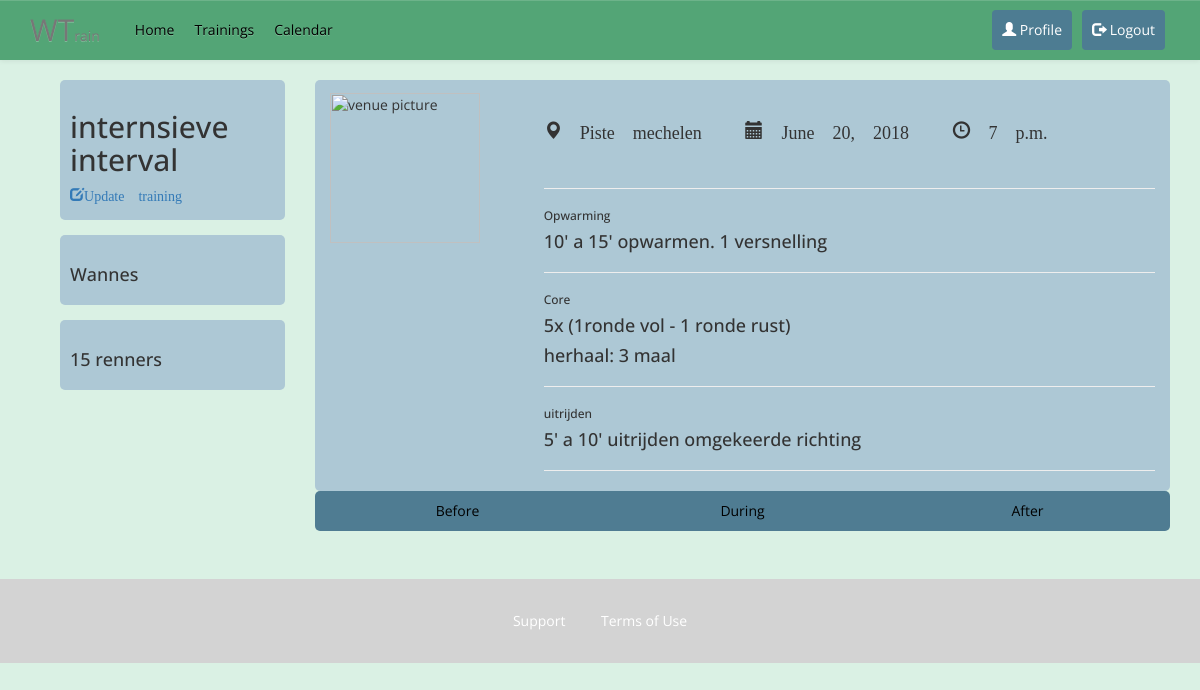
Screenshot of /training-detail/10/ (signed in) with the database file from the repository.
### home/models.py (models this page shows, shortened)
class Training(models.Model):
    name = models.CharField(max_length=60, default='AddName')
    date = models.DateField((u"Date"), default=datetime.date.today, blank=True)
    start_time = models.TimeField((u"Start Time"), blank=True, null=True)
    location = models.ForeignKey(Location, on_delete=models.CASCADE,)
    trainers = models.ManyToManyField(Trainer, blank=True)
    riders = models.ManyToManyField(Rider, blank=True)
    program = models.ForeignKey(Training_program, on_delete=models.CASCADE, blank=True, null=True)
    warm_up = models.ForeignKey(Warm_up, on_delete=models.CASCADE, blank=True, null=True)
    core = models.ForeignKey(Core, on_delete=models.CASCADE, blank=True, null=True)
    cool_down = models.ForeignKey(Cool_down, on_delete=models.CASCADE, blank=True, null=True)
    class Meta:
        ordering = ['name']

class Location(models.Model):
    name = models.CharField(max_length=30)
    address = models.CharField(max_length=50)
    city = models.CharField(max_length=60)
    state_province = models.CharField(max_length=30, blank=True)
    country = models.CharField(max_length=50)
    def __str__(self):
        return self.name
    class Meta:
        ordering = ['name']

class Warm_up(models.Model):
    name = models.CharField(max_length=50, blank=True, null=True)
    content = models.TextField(max_length=200, blank=True)
    content_repeat = models.IntegerField(default=1)

class Core(models.Model):
    name = models.CharField(max_length=50, blank=True, null=True)
    content_1 = models.TextField(max_length=1000, blank=True)
    content_1_repeat = models.IntegerField(default=1, verbose_name="aantal keer")
    content_2 = models.TextField(max_length=1000, blank=True)
    content_2_repeat = models.IntegerField(default=1, verbose_name="aantal keer")

class Cool_down(models.Model):
    name = models.CharField(max_length=50, blank=True, null=True)
    content = models.TextField(max_length=200, blank=True)
    content_repeat = models.IntegerField(default=1)

### home/views.py (the view)
# urls.py: url(r'^training-detail/(?P<training_id>\d+)/$', views.display_training),
@login_required
def display_training(request, training_id):
    training = get_object_or_404(Training, pk=training_id)
    return render(request, 'home/view_training.html', {'training': training})

### home/templates/home/view_training.html (shortened to what this page needs)
{% extends "home/base.html" %}
{% load static %}
{% block content %}
<div class="container">
    <div class="col-md-3">
        <div class="side-nav">
            <h2>{{ training.name }}</h2>
            <p><a href="/training-detail/{{ training.id }}/update/"><span class="glyphicon glyphicon-edit">Update training</span></a></p>
        </div>
        <div class="side-nav">
            <h4>Wannes</h4>
        </div>
        <div class="side-nav">
            <h4>15 renners</h4>
        </div>
    </div>
    <div class="col-md-9">
    <div class="row profile-content">
        <div class="col-md-2" id="profile-picture">
            <img src="https://i.imgur.com/oKupqs3.png" alt="venue picture" height="150px" width="" margin-top="10px"/>
        </div>
        <div class="col-md-9 col-md-offset-1">
            <div class="training-meta">
                <h4 class="glyphicon glyphicon-map-marker padding-right-40" aria-hidden="true"> {{ training.location }}  </h4>
                <h4 class="glyphicon glyphicon-calendar padding-right-40" aria-hidden="true"> {{ training.date }}  </h4>
                <h4 class="glyphicon glyphicon-time" aria-hidden="true"> {{ training.start_time }}</h4>
            </div>
            <hr>
            <h6 class="gray">Opwarming</h6>
            <h4>{{ training.warm_up.content }}</h4>
            <hr>
            <h6 class="gray">Core</h6>
            <h4>{{ training.core.content_1 }}</h4>
            <h4>herhaal: {{ training.core.content_1_repeat }} maal</h4>
            <hr>
            <h6 class="gray">uitrijden</h6>
            <h4>{{ training.cool_down.content }}</h4>
            <hr>
        </div>
    </div>
      <div class="row profile-tab">
        <ul class="tab">
        <a href="#"><li class="col-md-4 tablinks" onclick="openTab(event, 'Education')">Before</li></a>
        <a href="#"><li class="col-md-4 tablinks" onclick="openTab(event, 'Extra-curricular')">During</li></a>
        <a href="#"><li class="col-md-4 tablinks" onclick="openTab(event, 'More-info')">After</li></a>
        </ul>
      </div>
    </div>
  </div>
{% endblock content %}

### home/static/home/css/stylesheet.css (style rules this page uses)
body { background-color: #DAF1E4 ; font-family:'Open Sans', serif!important; }
.padding-right-40 { padding-right:40px; }
.side-nav { background-color:#ADC8D5; border-radius:5px; padding:10px; margin: 15px; margin-top:0px; }
.profile-content { background-color:#ADC8D5; border-radius:5px; }
#profile-picture { margin-top:13px; }
.profile-tab { background-color:#4F7C92; border-radius: 5px; }
.profile-tab a { text-decoration: none; color:black; text-align:center; }
ul.tab { margin: 0; padding: 0; list-style-type: none; }
.tab li { line-height: 40px; border-radius:5px; }
.training-meta { margin:30px; margin-left:0px; margin-bottom:40px; }

### rows the page displays
Training: name "internsieve interval", location "Piste mechelen", date "June 20, 2018", start_time "7 p.m.", warm_up.content "10' a 15' opwarmen. 1 versnelling", core.content_1 "5x (1ronde vol - 1 ronde rust)", core.content_1_repeat "3", cool_down.content "5' a 10' uitrijden omgekeerde richting"
